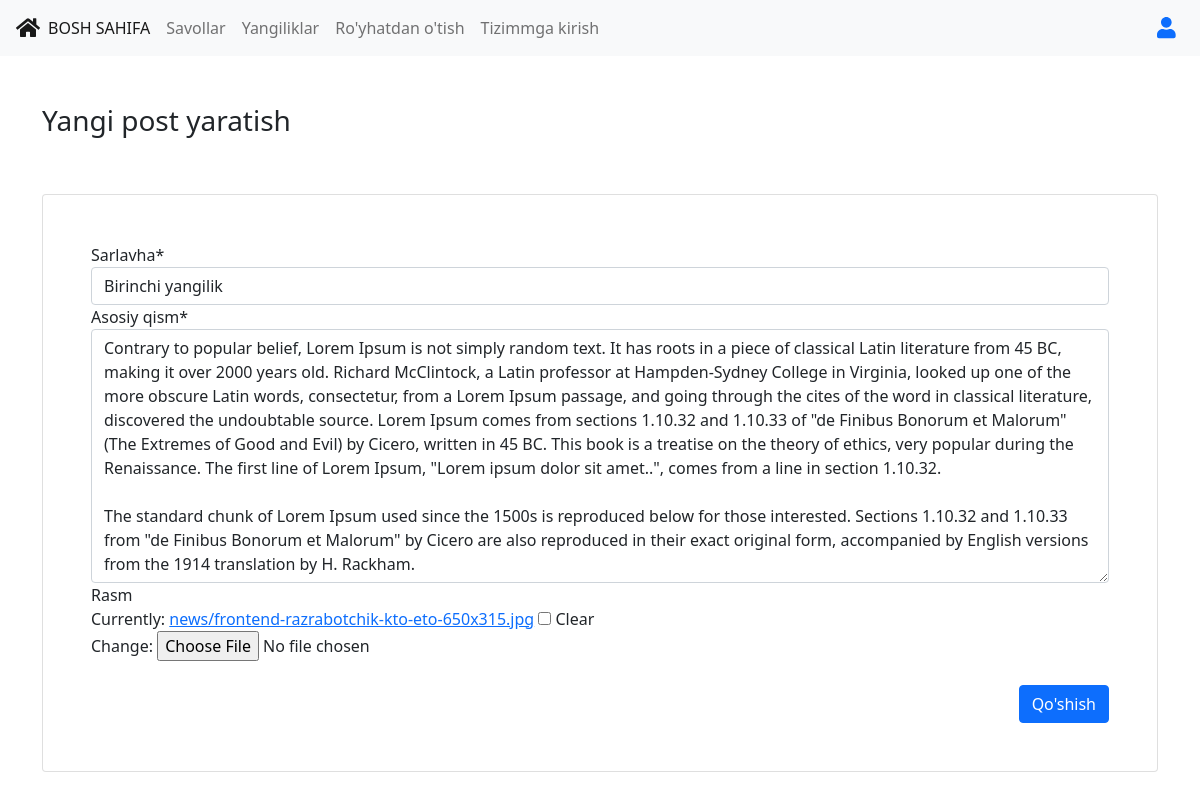
Page /news/my-update/1/ on the earlier database version.
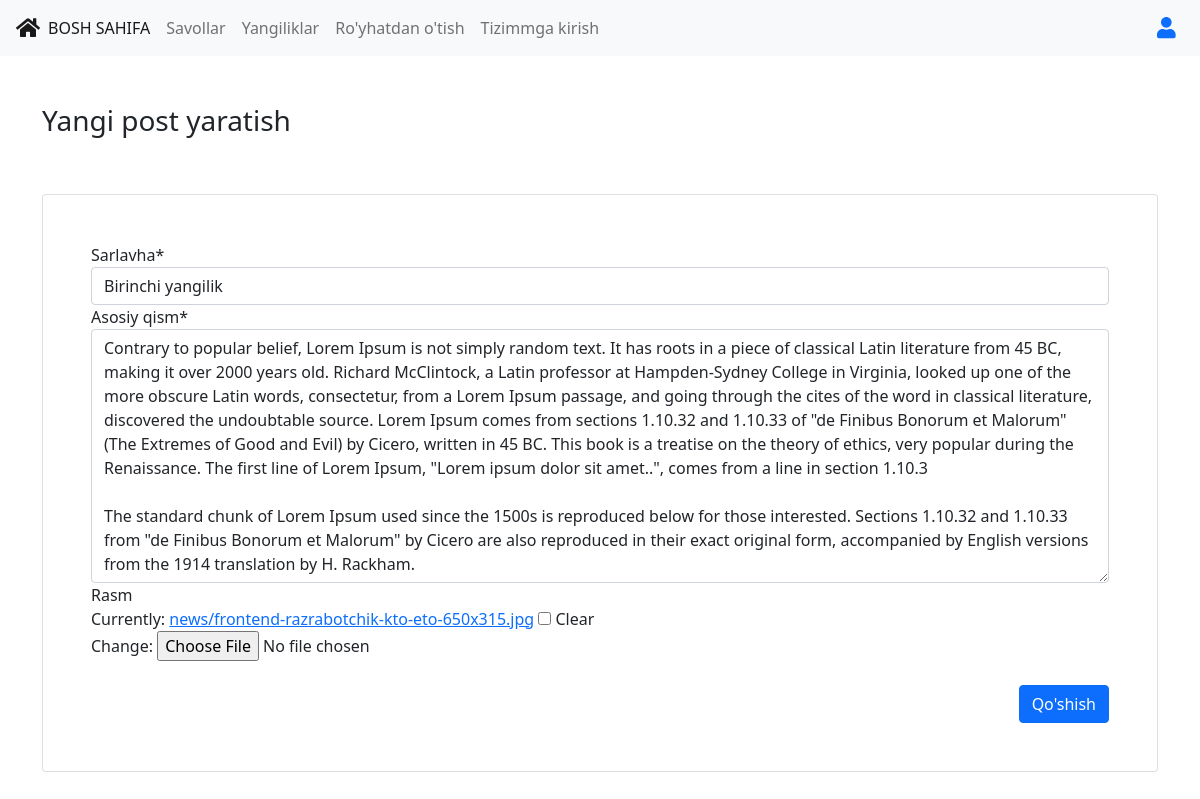
Same page on the later database version.
### new/models.py (models this page shows, shortened)
class New(models.Model):
    author = models.ForeignKey(
        User,
        verbose_name ="Muallif",
        on_delete = models.SET_NULL,
        null=True, blank=True
    )
    title = models.CharField("Sarlavha", max_length=255)
    body = models.TextField("Asosiy qism")
    image = models.ImageField("Rasm", upload_to="news/", blank=True, null=True)
    created = models.DateTimeField("Sana", auto_now=True)
    class Meta:
        verbose_name = "yangilikl"
        verbose_name_plural = "Yangiliklar"

### new/views.py (the view)
# urls.py: path('my-update/<int:id>/', my_update, name="my_update"),
def my_update(request, id):
    new = get_object_or_404(New, id=id)
    form = NewFormMine(instance=new)
    if request.method == 'POST':
        form = NewFormMine(request.POST, request.FILES, instance=new)
        if form.is_valid():
            form.save()
            return redirect("new:my_news")
    return render(request, 'new/create.html', {"form": form})

### new/forms.py
class NewFormMine(forms.ModelForm):
    class Meta:
        model = New
        exclude = ['author', 'created']

### templates/new/create.html (shortened to what this page needs)
{% extends 'base.html' %}
{% load static crispy_forms_tags %}
{% block content %}
<div class="py-5">
    <h3>Yangi post yaratish</h3>
</div>
<div class="card p-5">
    <form action="." method="post"  enctype="multipart/form-data">
        {{ form|crispy }}
            <button type="submit" class="btn btn-primary mt-4 float-end">Qo'shish</button>
    </form>
</div>
{% endblock content %}

### templates/base.html (shortened to what this page needs)
<!DOCTYPE html>
{% load static %}
<html lang="en">
  <head>
    <link rel="stylesheet" href="{% static 'css/bootstrap.min.css' %}">
  </head>
  <body>
    <nav class="navbar navbar-expand-lg navbar-light bg-light">
      <div class="collapse navbar-collapse" id="navbarNavAltMarkup">
        <div class="navbar-nav container">
          <a class="nav-link active d-flex align-items-center" href="{% url 'home' %}"><i class="fa fa-home mx-2 fa-lg"></i>BOSH SAHIFA</a>
          <a class="nav-link" href="{% url 'poll:savollar' %}">Savollar</a>
          <a class="nav-link" href="{% url 'new:list' %}">Yangiliklar</a>
          {% if user.is_authenticated %}
          <a class="nav-link" href="{% url 'new:my_news' %}">Mening yangiliklarim</a>
          <a class="nav-link" href="{% url 'userprofile:logout' %}">Tizimdan chiqish</a>
          {% else %}
          <a class="nav-link" href="{% url 'userprofile:register' %}">Ro'yhatdan o'tish</a>
          <a class="nav-link" href="{% url 'userprofile:login' %}">Tizimmga kirish</a>
          {% endif %}
        </div>
        <a class="nav-link d-flex align-items-center" href="#">{{ request.user.username}} <i class="fa fa-user mx-2 fa-lg"></i></a>
      </div>
    </nav>
    <div class="container">
      {% block content %}
      {% endblock content %}
    </div>
  </body>
</html>

Differences in the rows shown:
changed New "Birinchi yangilik": body "…a line in section 1.10.32. The standard chunk of…" → "…a line in section 1.10.3 The standard chunk of…"
